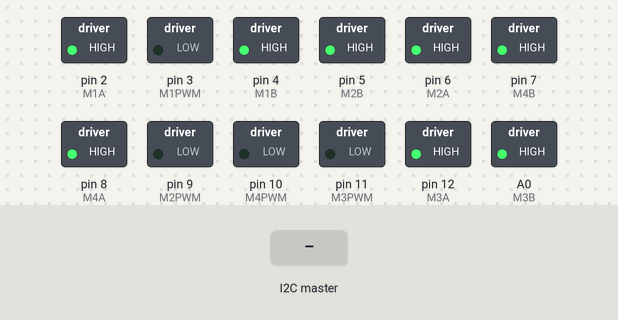
Bench run of a sketch on a simulated Arduino Uno, built with avr-gcc and run on an emulated ATmega328P. Parts: switched loads named in the sketch (green lamp = pin HIGH). The test bench sets the inputs (shaded band). What the sketch prints to the serial monitor is not drawn.

Above: at 3.7 s.
3.8 s: the I2C master sends the byte 1
At 3.95 s:
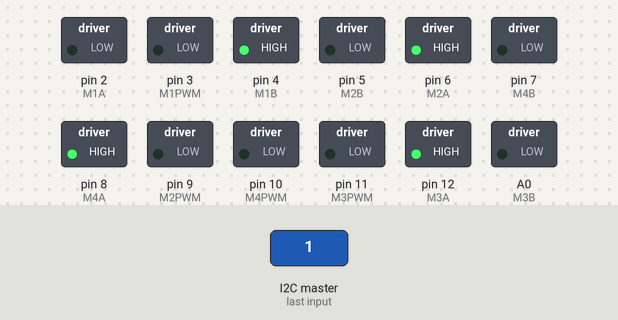
5.8 s: the I2C master sends the byte 200
At 5.95 s:
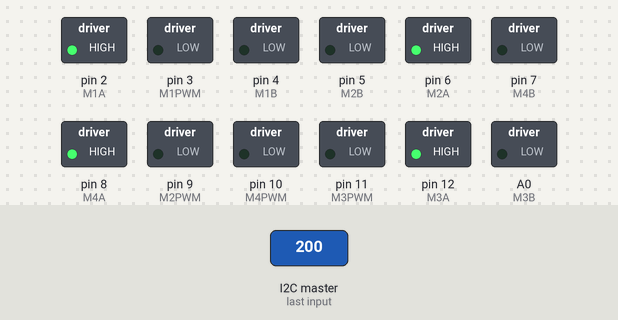
7.8 s: the I2C master sends the byte 90
At 7.95 s:
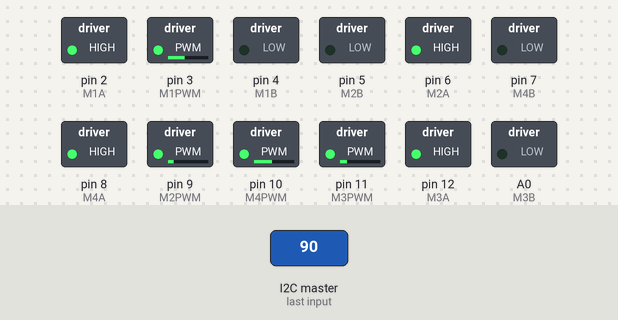
Timing chart, 0 to 10.8 s (numbered marks = the images above; inputs shaded):
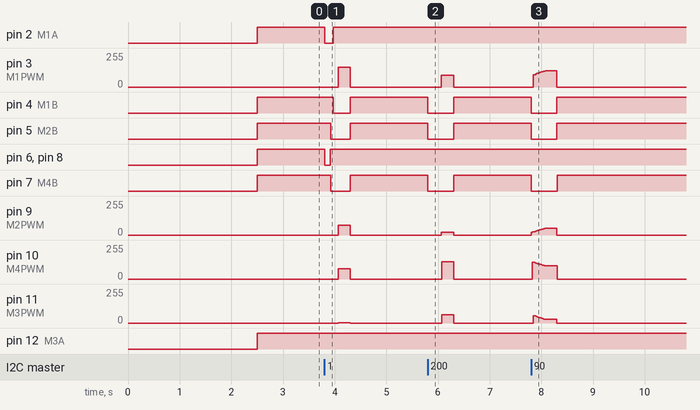

The sketch:

Mecanum4Wheel_v2.0.ino
```cpp
//2017/09/15 低速モードの処理をOmni.hに移植
//2017/09/18 反転モードの処理をOmni.hに移植
//2017/09/20 モータ出力値の導出方法を極座標方式に変更
//2017/11/01 タイヤの設置角度を45°に変更，ジャイロ値とタイヤの設置角度の処理

#include "Omni.h"
#include"MovingAverage.h"
#include <Wire.h>

const int I2C_ADDRESS = 2;
const int AVERAGE_SIZE = 100;
const int MAX_POWER = 250;
const int CEASETIME_MS = 500;

int16_t rightHatX, leftHatX, leftHatY;
static int16_t Power[4];
bool lowSpeed_mode, reverse_mode;
int r, gyro;

bool flag;
unsigned long CeaseCounter;

Omni Omni4(MAX_POWER, AVERAGE_SIZE);

#define DEBUG

void setup() {
  delay(2500);
  Serial.begin(115200);

  Wire.begin(I2C_ADDRESS);
  Wire.onReceive(receiveEvent);
  Omni4.SetPWMFrequency();
}

void loop() {
  //Omni4.SetPolarAxis(r, theta, rightHatX, lowSpeed_mode, reverse_mode);
  //Omni4.SetPolar4Vector(Power);

  Omni4.SetAxis(leftHatX, leftHatY, rightHatX, lowSpeed_mode, reverse_mode);
  Omni4.Set4WheelPower(Power,gyro);

  /*  暴走防止用  */
  if (flag == 0) {
    if ((millis() - CeaseCounter) > CEASETIME_MS) {
      for (int i = 0; i < 4; i++)
        Power[i] = 0;
    }
  }
  else {
    CeaseCounter = millis();
    flag = false;
  }


#ifdef DEBUG
  Serial.print(Power[0]); Serial.print("\t");
  Serial.print(Power[1]); Serial.print("\t");
  Serial.print(Power[2]); Serial.print("\t");
  Serial.print(Power[3]);Serial.print("\t");
  Serial.println(radians(gyro));
#endif

  //show();
  Omni4.Drive(Power);
}

void receiveEvent(int howMany) {

  while (Wire.available()) {

    flag = true;

    leftHatX = Wire.read();
    leftHatY = Wire.read();
    rightHatX = Wire.read();

    gyro = Wire.read() << 8 | Wire.read();

    lowSpeed_mode = Wire.read();
    reverse_mode = Wire.read();
  }

}

void show() {
  Serial.print(leftHatX); Serial.print("\t");
  Serial.print(leftHatY); Serial.print("\t");
  Serial.print(rightHatX); Serial.print("\t");
  Serial.print(gyro); Serial.print("\t");
  Serial.print(lowSpeed_mode); Serial.print("\t");
  Serial.println(reverse_mode);
}
```

MovingAverage.h
```cpp
/**
        @file   MovingAverage.h
        @brief  移動平均クラス
        @auther 谷川　豊章
        @date   2016/9/15
*/


#ifndef DEF_MovingAverage_H
#define DEF_MovingAverage_H

#include <arduino.h>

/**     移動平均クラス
*/
class MovingAverage {

    int* data;      ///< 平均を取るデータ
    int dataSize;   ///< 平均を取るデータのサイズ

    int writeIndex; ///< 次の値のdataへの書き込み場所

    long sum;       ///dataに保存されているデータの合計値

  public:

    /**     コンストラクタ
            @param  dataSize    [in]移動平均するデータの個数
    */
    MovingAverage(int dataSize) : dataSize( max(dataSize, 1) ), writeIndex(0), sum(0)
    {
      data = new int[dataSize];
      for (int i = 0; i < dataSize; i++) {
        data[i] = 0;
      }
    }

    /**     ディストラクタ
    */
    ~MovingAverage() {
      delete[] data;
    }

    /**     値の更新
            @param  value   [in]移動平均するデータ
    */
    void Update(int value) {
      sum -= data[writeIndex];    //取り除くデータの値分だけ合計から取り除く
      data[writeIndex++] = value; //データを更新する
      sum += value;               //合計値に更新した値を追加する

      if (writeIndex >= dataSize)
        writeIndex = 0;
    }

    /**     平均値の取得
            @return     平均値
    */
    double GetValue() {
      return double(sum) / double(dataSize);
    }
};


#endif
```

Omni.h
```cpp
#pragma once

#include"MovingAverage.h"

const int M1A = 2;
const int M1B = 4;
const int M1PWM = 3;

const int M2A = 6;
const int M2B = 5;
const int M2PWM = 9;

const int M3A = 12;
const int M3B = A0;
const int M3PWM = 11;

const int M4A = 8;
const int M4B = 7;
const int M4PWM = 10;

const int BorderValue = 20;         //ジョイスティックの不感範囲
const double TurnParameter = 0.30;

class Omni {

  private:

    const int  MaxPower;
    double r;
    double m_angle;
    double moving_axis_x, moving_axis_y, turn_axis_x;
    double rad;
    int theta;

    MovingAverage average1;
    MovingAverage average2;
    MovingAverage average3;
    MovingAverage average4;

  public:

    /*
        [Constructor]
        @param 　max_power　  PWM出力の最大値
        @param 　average   　 移動平均するデータ数
    */

    Omni(const int max_power, const int averagesize):
      average1(averagesize), average2(averagesize), average3(averagesize), average4(averagesize), MaxPower(min(max_power, 255)) {

      pinMode(M1A, OUTPUT);
      pinMode(M1B, OUTPUT);
      pinMode(M2A, OUTPUT);
      pinMode(M2B, OUTPUT);
      pinMode(M3A, OUTPUT);
      pinMode(M3B, OUTPUT);
      pinMode(M4A, OUTPUT);
      pinMode(M4B, OUTPUT);

    }

    //PWM周波数の変更
    void SetPWMFrequency() {
      TCCR1B = (TCCR1B & 0b11111000) | 0x02;
      TCCR2B = (TCCR2B & 0b11111000) | 0x02;
    }

    //スティックの傾きを取得
    double GetStickSlope(double xComponent, double yComponent) {

      double Slope = constrain(sqrt(pow(yComponent, 2) + pow(xComponent, 2)), 0, MaxPower);

      return Slope;
    }

    //スティックの角度を取得
    double GetAngle(double xComponent, double yComponent) {

      double angle = atan2(yComponent, xComponent);

      if (angle < 0)
        angle += 2 * PI;

      return angle;
    }

    /*
       制御に用いるジョイスティックの軸を設定

       @param  MovingAxis_X  　移動軸X
       @param  MovingAxis_Y  　移動軸Y
       @param  TurnAxis_X    　旋回軸X
       @param  lowSpeed_flag 　低速モード On/Off
       @param  reverse_mode    反転モード On/Off
    */
    void SetAxis(int16_t MovingAxis_X, int16_t MovingAxis_Y, int16_t TurnAxis_X, bool lowSpeed_flag, bool reverse_mode)
    {
      moving_axis_x = MovingAxis_X;
      moving_axis_y = MovingAxis_Y;
      turn_axis_x = TurnAxis_X;

      if (lowSpeed_flag) {
        moving_axis_x = -map(moving_axis_x, 0, 255, -MaxPower / 4, MaxPower / 4);
        moving_axis_y = -map(moving_axis_y, 255, 0, -MaxPower / 4, MaxPower / 4);
      }
      else {
        moving_axis_x = -map(moving_axis_x, 0, 255, -MaxPower, MaxPower);
        moving_axis_y = -map(moving_axis_y, 255, 0, -MaxPower, MaxPower);
      }

      turn_axis_x = -map(turn_axis_x, 0, 255, -MaxPower, MaxPower);
      if (abs(turn_axis_x) < BorderValue)
        turn_axis_x = 0;
      else
        turn_axis_x =  map(turn_axis_x, -MaxPower, MaxPower, MaxPower * TurnParameter, -MaxPower * TurnParameter);

      if (reverse_mode) {
        moving_axis_x = -moving_axis_x;
        moving_axis_y = -moving_axis_y;
        turn_axis_x   = -turn_axis_x;
      }
    }

    /*
         制御に用いるジョイスティックの軸を設定[曲座標方式]

         @param   slope          ジョイスティックの移動軸の傾き
         @param   theta          ジョイスティックの移動軸の角度
         @param   TurnAxis_X     旋回軸
         @param   lowSpeed_flag  低速モード
         @param   reverse_mod    反転モード
    */
    void SetPolarAxis(int16_t slope, int16_t theta, int16_t TurnAxis_X, bool lowSpeed_flag, bool reverse_mode) {
      r = slope;
      m_angle = theta;
      turn_axis_x = TurnAxis_X;

      turn_axis_x = -map(turn_axis_x, 0, 255, -MaxPower, MaxPower);
      /*
            if (abs(turn_axis_x) < BorderValue) {
              turn_axis_x = 0;
            }
            else
      */
      turn_axis_x =  map(turn_axis_x, -MaxPower, MaxPower, MaxPower * TurnParameter, -MaxPower * TurnParameter);

      if (lowSpeed_flag)
        r /= 3;
      if (reverse_mode) {
        m_angle += 180;
        if (m_angle > 359)  m_angle -= 360;
      }
    }
    /*
        三角関数によるモータの出力計算

        @param   Power  モータ出力値
    */
    void Set4WheelPower(int16_t Power[]) {

      r = GetStickSlope(moving_axis_x, moving_axis_y);
      m_angle = GetAngle(moving_axis_x, moving_axis_y);

      if (r < BorderValue) {
        Power[0] = Power[1] = Power[2] = Power[3] = 0;
      }
      else {

        r = map(r, BorderValue, MaxPower, 0, MaxPower);

        //タイヤの設置角度
        Power[0] = r * sin(m_angle - (PI / 4));
        Power[1] = r * sin(m_angle - (3 * PI / 4));
        Power[2] = r * sin(m_angle - (5 * PI / 4));
        Power[3] = r * sin(m_angle - (7 * PI / 4));
      }

      //一番大きい値を取得
      double max_ = abs(Power[0]);

      for (int i = 1; i < 4; i++) {
        if (abs(Power[i]) > max_)
          max_ = abs(Power[i]);
      }

      double ratio;     //補正倍率
      if (max_ > BorderValue)
        ratio = r / max_;

      for (int i = 0; i < 4; i++)
        Power[i] *= ratio;

      Power[0] += turn_axis_x;
      Power[1] += turn_axis_x;
      Power[2] += turn_axis_x;
      Power[3] += turn_axis_x;

      max_ = abs(Power[0]);

      for (int i = 1; i < 4; i++) {
        if (abs(Power[i]) > max_)
          max_ = abs(Power[i]);
      }

      //範囲外であれば範囲内(MaxPowerまでの値)に収める
      if (max_ > MaxPower) {
        float amp = float(MaxPower) / max_;
        Power[0] = int16_t(Power[0] * amp);
        Power[1] = int16_t(Power[1] * amp);
        Power[2] = int16_t(Power[2] * amp);
        Power[3] = int16_t(Power[3] * amp);
      }

      //移動平均

      average1.Update(Power[0]);
      average2.Update(Power[1]);
      average3.Update(Power[2]);
      average4.Update(Power[3]);

      Power[0] = average1.GetValue();
      Power[1] = average2.GetValue();
      Power[2] = average3.GetValue();
      Power[3] = average4.GetValue();

    }


    void Set4WheelPower(int16_t Power[], int gyro_deg) {

      r = GetStickSlope(moving_axis_x, moving_axis_y);
      m_angle = GetAngle(moving_axis_x, moving_axis_y);

      if (r < BorderValue) {
        Power[0] = Power[1] = Power[2] = Power[3] = 0;
      }
      else {

        r = map(r, BorderValue, MaxPower, 0, MaxPower);

        //タイヤの設置角度
        Power[0] = r * sin(m_angle - (PI / 4) + radians(gyro_deg));
        Power[1] = r * sin(m_angle - (3 * PI / 4) + radians(gyro_deg));
        Power[2] = r * sin(m_angle - (5 * PI / 4) + radians(gyro_deg));
        Power[3] = r * sin(m_angle - (7 * PI / 4) + radians(gyro_deg));
      }

      //一番大きい値を取得
      double max_ = abs(Power[0]);

      for (int i = 1; i < 4; i++) {
        if (abs(Power[i]) > max_)
          max_ = abs(Power[i]);
      }

      double ratio;     //補正倍率
      if (max_ > BorderValue)
        ratio = r / max_;

      for (int i = 0; i < 4; i++)
        Power[i] *= ratio;

      Power[0] += turn_axis_x;
      Power[1] += turn_axis_x;
      Power[2] += turn_axis_x;
      Power[3] += turn_axis_x;

      max_ = abs(Power[0]);

      for (int i = 1; i < 4; i++) {
        if (abs(Power[i]) > max_)
          max_ = abs(Power[i]);
      }

      //範囲外であれば範囲内(MaxPowerまでの値)に収める
      if (max_ > MaxPower) {
        float amp = float(MaxPower) / max_;
        Power[0] = int16_t(Power[0] * amp);
        Power[1] = int16_t(Power[1] * amp);
        Power[2] = int16_t(Power[2] * amp);
        Power[3] = int16_t(Power[3] * amp);
      }

      //移動平均

      average1.Update(Power[0]);
      average2.Update(Power[1]);
      average3.Update(Power[2]);
      average4.Update(Power[3]);

      Power[0] = average1.GetValue();
      Power[1] = average2.GetValue();
      Power[2] = average3.GetValue();
      Power[3] = average4.GetValue();

    }

    /*
           動きの設定   極座標形式
           4輪オムニ(メカナム)用

           @param Power  モータ出力値
    */
    void SetPolar4Vector(int16_t Power[]) {

      int16_t m1_deg = m_angle - 30;
      if (m1_deg < 0) m1_deg = m1_deg + 360;
      else if (m1_deg > 359) m1_deg = m1_deg - 360;

      int16_t m2_deg = m_angle - 150;
      if (m2_deg < 0) m2_deg = m2_deg + 360;
      else if (m2_deg > 359) m2_deg = m2_deg - 360;

      Power[0] = -(sin(radians((float)m1_deg)) * r);
      Power[1] = -(sin(radians((float)m2_deg)) * r);
      Power[2] = -Power[0];
      Power[3] = -Power[1];


      double max_ = abs(Power[0]);

      for (int i = 1; i < 4; i++) {
        if (abs(Power[i]) > max_)
          max_ = abs(Power[i]);
      }

      double ratio;     //補正倍率
      if (max_ != 0)
        ratio = r / max_;


      for (int i = 0; i < 4; i++)
        Power[i] *= ratio;


      Power[0] += turn_axis_x;
      Power[1] += turn_axis_x;
      Power[2] += turn_axis_x;
      Power[3] += turn_axis_x;

      max_ = abs(Power[0]);

      for (int i = 1; i < 4; i++) {
        if (abs(Power[i]) > max_)
          max_ = abs(Power[i]);
      }

      //範囲外であれば範囲内(maxPowerまでの値)に収める
      if (max_ > MaxPower) {
        float amp = float(MaxPower) / max_;
        Power[0] = int16_t(Power[0] * amp);
        Power[1] = int16_t(Power[1] * amp);
        Power[2] = int16_t(Power[2] * amp);
        Power[3] = int16_t(Power[3] * amp);
      }

      average1.Update(Power[0]);
      average2.Update(Power[1]);
      average3.Update(Power[2]);
      average4.Update(Power[3]);

      Power[0] = average1.GetValue();
      Power[1] = average2.GetValue();
      Power[2] = average3.GetValue();
      Power[3] = average4.GetValue();
    }

    void Drive(int16_t motorPower[]) {
      //    Motor1
      if (motorPower[0] == 0) {
        digitalWrite(M1A, HIGH);
        digitalWrite(M1B, HIGH);
        analogWrite(M1PWM, 0);
      }
      else if (motorPower[0] > 0) {
        digitalWrite(M1A, HIGH);
        digitalWrite(M1B, LOW);
        analogWrite(M1PWM, motorPower[0]);
      }
      else  {
        digitalWrite(M1A, LOW);
        digitalWrite(M1B, HIGH);
        analogWrite(M1PWM, abs(motorPower[0]));
      }

      //    Motor2
      if (motorPower[1] == 0) {
        digitalWrite(M2A, HIGH);
        digitalWrite(M2B, HIGH);
        analogWrite(M2PWM, 0);
      }
      else if (motorPower[1] > 0) {
        digitalWrite(M2A, HIGH);
        digitalWrite(M2B, LOW);
        analogWrite(M2PWM, motorPower[1]);
      }
      else  {
        digitalWrite(M2A, LOW);
        digitalWrite(M2B, HIGH);
        analogWrite(M2PWM, abs(motorPower[1]));
      }

      //    Motor3
      if (motorPower[2] == 0) {
        digitalWrite(M3A, HIGH);
        digitalWrite(M3B, HIGH);
        analogWrite(M3PWM, 0);
      }
      else if (motorPower[2] > 0) {
        digitalWrite(M3A, HIGH);
        digitalWrite(M3B, LOW);
        analogWrite(M3PWM, motorPower[2]);
      }
      else {
        digitalWrite(M3A, LOW);
        digitalWrite(M3B, HIGH);
        analogWrite(M3PWM, abs(motorPower[2]));

      }

      //    Motor4
      if (motorPower[3] == 0) {
        digitalWrite(M4A, HIGH);
        digitalWrite(M4B, HIGH);
        analogWrite(M4PWM, 0);
      }
      else if (motorPower[3] > 0) {
        digitalWrite(M4A, HIGH);
        digitalWrite(M4B, LOW);
        analogWrite(M4PWM, motorPower[3]);
      }
      else {
        digitalWrite(M4A, LOW);
        digitalWrite(M4B, HIGH);
        analogWrite(M4PWM, abs(motorPower[3]));
      }
    }
};
```

Measured:
- after the input at 3.8 s, pin 2 (M1A): HIGH → LOW at once, → HIGH 0.16 s later; pin 3 (M1PWM): 0/255 → 147/255 after 0.27 s, → 0/255 0.24 s later; pin 4 (M1B): HIGH → LOW after 0.17 s, → HIGH 0.33 s later; pin 5 (M2B): HIGH → LOW after 0.12 s, → HIGH 0.38 s later; pin 6 (M2A), pin 8 (M4A): HIGH → LOW at once, → HIGH 0.11 s later
- after the input at 5.8 s, pin 3 (M1PWM): 0/255 → 88/255 after 0.27 s, → 0/255 0.24 s later; pin 4 (M1B): HIGH → LOW at once, → HIGH 0.50 s later
- after the input at 7.8 s, pin 3 (M1PWM): rises from 0/255 to 122/255 in 0.23 s, then falls to 0/255 in 0.23 s; pin 4 (M1B), pin 5 (M2B), pin 7 (M4B), A0 (M3B): HIGH → LOW at once, → HIGH 0.50 s later; pin 9 (M2PWM): rises from 0/255 to 50/255 in 0.27 s, then falls to 0/255 in 0.23 s
